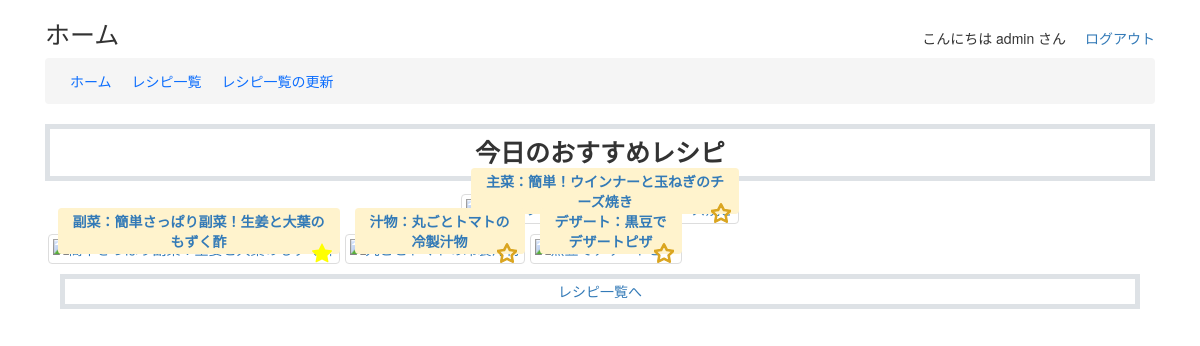
The page /recipe_app/ (signed in) on the database as committed earlier.
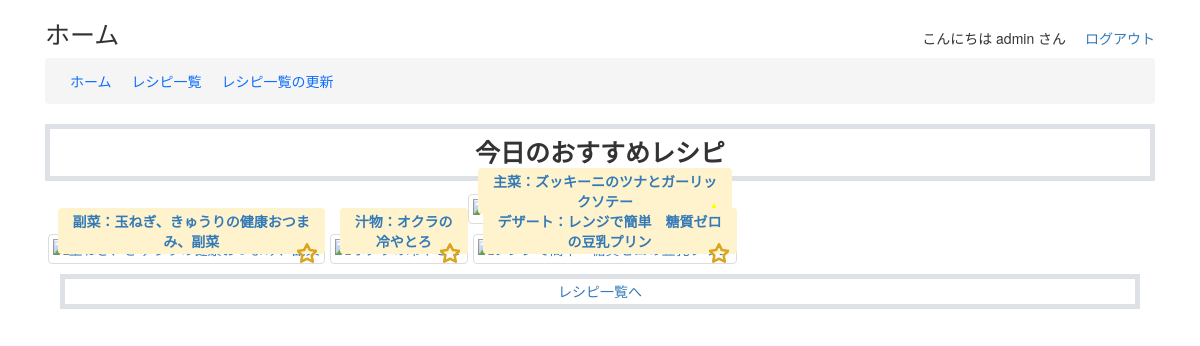
The same page on the database as committed later.
### recipe_app/models.py (models this page shows, shortened)
class CustomUser(AbstractUser):
    pass

class Recipe(models.Model):
    name = models.CharField(max_length=200)
    url = models.URLField(max_length=300)
    cooking_category = models.ForeignKey(CookingCategory, on_delete=models.CASCADE)
    img = models.ImageField(upload_to='images/', null=True, blank=True)
    author = models.ForeignKey(Author, on_delete=models.CASCADE)
    servings = models.CharField(max_length=200, null=True, blank=True)
    memo = models.TextField(null=True, blank=True)

### recipe_app/views.py (the view)
# urls.py: path("", index, name="index"),
@login_required
def index(request):
    params = {
        'title': 'ホーム'
    }
    recipe_get_count = 1
    recipe_list = get_recipe(request, params, get_count=recipe_get_count)
    for key in COOKING_CATEGORY_LIST.keys():
        if key not in recipe_list:
            continue
        record = random.choice(recipe_list[key])
        params[key] = record
    return render(request, 'recipe_app/index.html', params)

### recipe_app/get_recipe.py (called while the page is built)
def get_recipe(request, params, get_count):
    user = request.user
    for key, value in COOKING_CATEGORY_LIST.items():
        records = []
        recipe_list = []
        cooking_category = CookingCategory.objects.get(name=value)
        records = list(Recipe.objects.filter(cooking_category=cooking_category, id__in=Favorite.objects.filter(custom_user=user).values_list('recipe_id', flat=True)).order_by('?')[:get_count])
        if not records:
            continue
        for record in records:
            is_favorite = Favorite.objects.filter(custom_user=user, recipe=record, favorite_flg=True).exists()
            recipe_list.append({
                "recipe": record,
                "is_favorite": is_favorite
            })
        params[key] = recipe_list
    return params

### recipe_app/templates/recipe_app/index.html (shortened to what this page needs)
{% load static %}
<!DOCTYPE html>
<html lang="ja">
<head>
    {% include "recipe_app/head.html" %}
</head>
<body class="container">
    {% include "recipe_app/header.html" %}
    <h1 class="border border-5 p-3 mt-0 fs-1 fw-bold">今日のおすすめレシピ</h1>
    <div class="mx-auto text-cente img-max-height-50vh">
        <div class="image-container mt-1">
            {% if main %}
            <a href="{% url 'recipe_detail' recipe_id=main.recipe.id %}">
                <p class="image-label bg-warning-subtle rounded fw-bold">主菜：{{ main.recipe.name }}</p>
            </a>
                {% include "recipe_app/favorite_button.html" with item_id=main.recipe.id is_favorite=main.is_favorite %}
            {% else %}
            <p class="img-thumbnail mx-5 px-3">※「主菜」レシピの登録なし</p>
            {% endif %}
        </div>
    </div>
    <div class="mx-auto mt-3 {% if sub or soup or desert %}d-md-flex{% endif %} justify-content-cente img-max-height-80vh">
        <div class="image-container mx-1">
            {% if sub %}
            <a href="{% url 'recipe_detail' recipe_id=sub.recipe.id %}">
                <p class="image-label bg-warning-subtle rounded fw-bold">副菜：{{ sub.recipe.name }}</p>
            </a>
            {% include "recipe_app/favorite_button.html" with item_id=sub.recipe.id is_favorite=sub.is_favorite %}
            {% else %}
            <p class="img-thumbnail mx-5 px-3">※「副菜」レシピの登録なし</p>
            {% endif %}
        </div>
        <div class="image-container mx-1">
            {% if soup %}
            <a href="{% url 'recipe_detail' recipe_id=soup.recipe.id %}">
                <p class="image-label bg-warning-subtle rounded fw-bold">汁物：{{ soup.recipe.name }}</p>
            </a>
            {% include "recipe_app/favorite_button.html" with item_id=soup.recipe.id is_favorite=soup.is_favorite %}
            {% else %}
            <p class="img-thumbnail mx-5 px-3">※「汁物」レシピの登録なし</p>
            {% endif %}
        </div>
        <div class="image-container mx-1">
            {% if desert %}
            <a href="{% url 'recipe_detail' recipe_id=desert.recipe.id %}">
                <p class="image-label bg-warning-subtle rounded fw-bold">デザート：{{ desert.recipe.name }}</p>
            </a>
            {% include "recipe_app/favorite_button.html" with item_id=desert.recipe.id is_favorite=desert.is_favorite %}
            {% else %}
            <p class="img-thumbnail mx-5 px-3">※「デザート」レシピの登録なし</p>
            {% endif %}
        </div>
    </div>
    <div class="mx-auto mt-3 text-center">
        <div class="d-inline-block container-fluid">
            <a href="{% url 'recipe_list' %}">
                <p class="border border-5 p-1 px-2">レシピ一覧へ</p>
            </a>
        </div>
    </div>
</body>
</html>

### recipe_app/templates/recipe_app/head.html (shortened to what this page needs)
{% load static %}
<link rel="stylesheet" href="https://cdn.jsdelivr.net/npm/bootstrap/dist/css/bootstrap.css">
<link rel="stylesheet" href="{% static 'recipe_app/css/style.css' %}">
<link rel="stylesheet" href="https://maxcdn.bootstrapcdn.com/bootstrap/3.3.7/css/bootstrap.min.css">

### recipe_app/templates/recipe_app/header.html
<header class="bg-white sticky-top">
    <div class="d-flex justify-content-between">
        <h1 class="fs-1">{{ title }}</h1>
        <div class="align-content-end mb-3">
            <span>こんにちは {{ user.username }} さん</span>
            <a class="ms-4" href="{% url 'logout' %}">ログアウト</a>
        </div>
    </div>
    <nav class="nav breadcrumb">
        <a class="nav-link" href="{% url 'index' %}">ホーム</a>
        <a class="nav-link" href="{% url 'recipe_list' %}">レシピ一覧</a>
        <a class="nav-link" href="{% url 'scraping' %}">レシピ一覧の更新</a>
    </nav>
</header>

### recipe_app/templates/recipe_app/favorite_button.html
<button id="favorite-button" class="svg-overlay mt-2 star p-1 me-1">
    <svg xmlns="http://www.w3.org/2000/svg" width="20" height="20" class="bi bi-star" stroke="goldenrod" fill="goldenrod" viewBox="0 0 16 16" id="frame-star" data-item-id="{{ item_id }}" data-item-favorite="{{ is_favorite }}" {% if is_favorite %}hidden{% endif %}>
        <path
            d="M2.866 14.85c-.078.444.36.791.746.593l4.39-2.256 4.389 2.256c.386.198.824-.149.746-.592l-.83-4.73 3.522-3.356c.33-.314.16-.888-.282-.95l-4.898-.696L8.465.792a.513.513 0 0 0-.927 0L5.354 5.12l-4.898.696c-.441.062-.612.636-.283.95l3.523 3.356-.83 4.73zm4.905-2.767-3.686 1.894.694-3.957a.56.56 0 0 0-.163-.505L1.71 6.745l4.052-.576a.53.53 0 0 0 .393-.288L8 2.223l1.847 3.658a.53.53 0 0 0 .393.288l4.052.575-2.906 2.77a.56.56 0 0 0-.163.506l.694 3.957-3.686-1.894a.5.5 0 0 0-.461 0z" />
    </svg>
    <svg xmlns="http://www.w3.org/2000/svg" width="20" height="20" class="bi bi-star-fill" fill="yellow" fill="yellow" viewBox="0 0 16 16" id="fill-star" data-item-id="{{ item_id }}" data-item-favorite="{{ is_favorite }}" {% if not is_favorite %}hidden{% endif %}>
        <path d="M3.612 15.443c-.386.198-.824-.149-.746-.592l.83-4.73L.173 6.765c-.329-.314-.158-.888.283-.95l4.898-.696L7.538.792c.197-.39.73-.39.927 0l2.184 4.327 4.898.696c.441.062.612.636.282.95l-3.522 3.356.83 4.73c.078.443-.36.79-.746.592L8 13.187l-4.389 2.256z"/>
    </svg>
</button>

### recipe_app/static/recipe_app/css/style.css (style rules this page uses)
h1, div { text-align: center; }
#favorite-button { background: none; border: none; cursor: pointer; }
.image-container { display: inline-block; position: relative; }
.svg-overlay { position: absolute; right: 3px; }
.image-label { position: absolute; bottom: 0; margin-left: 10px; margin-bottom: 10px; font-weight: 500; background-color: white; padding: 3px 10px; }

Rows that differ between the two databases and show on the page:
removed Recipe: recipe.name "簡単！ウインナーと玉ねぎのチーズ焼き"
removed Recipe: recipe.name "簡単さっぱり副菜！生姜と大葉のもずく酢"
removed Recipe: recipe.name "丸ごとトマトの冷製汁物"
removed Recipe: recipe.name "黒豆でデザートピザ"
added Recipe: recipe.name "ズッキーニのツナとガーリックソテー"
added Recipe: recipe.name "玉ねぎ、きゅうりの健康おつまみ、副菜"
added Recipe: recipe.name "オクラの冷やとろ"
added Recipe: recipe.name "レンジで簡単 糖質ゼロの豆乳プリン"
